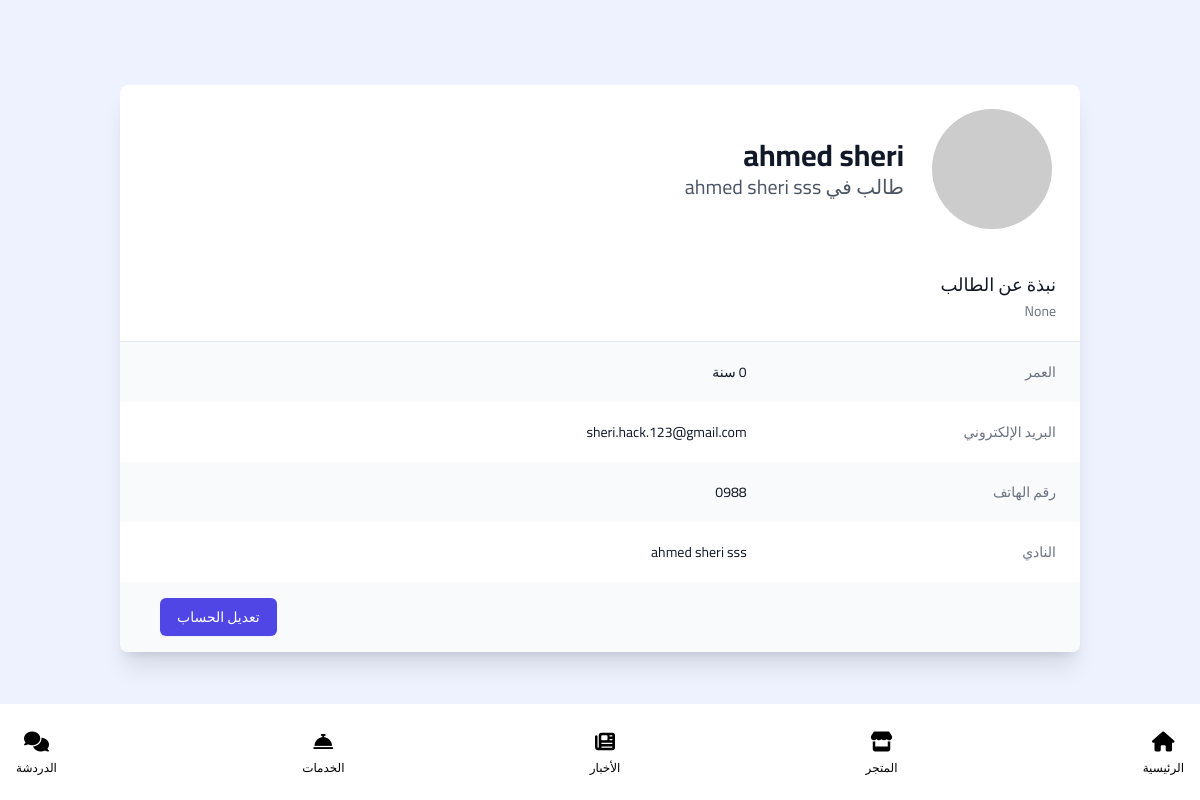
The page /Profile/7 (signed in) on the database its author committed.
### accounts/models.py (models this page shows, shortened)
class StudentProfile(models.Model):
    full_name = models.CharField(max_length=50)
    phone = models.CharField(max_length=50)
    birthday = models.DateField()
    has_subscription = models.BooleanField(default=False)
    subscription_start_date = models.DateTimeField(null=True, blank=True)
    subscription_end_date = models.DateTimeField(null=True, blank=True)
    about = models.TextField(null=True)
    club = models.ForeignKey('ClubsModel', on_delete=models.SET_NULL, null=True)
    creation_date = models.DateTimeField(auto_now_add=True)
    def age(self):
        age = int(((timezone.now().date()-self.birthday).days) / 365)
        return age

class ClubsModel(models.Model):
    name = models.CharField(max_length=250, null=True, verbose_name="اسم الاكادمية")
    club_profile_image_base64 = models.TextField(blank=True, null=True)
    desc = models.CharField(max_length=255, null=True, verbose_name="وصف قصير")
    about = models.TextField(max_length=255, null=True, verbose_name="نبذة")
    city = models.CharField(max_length=255, choices = citys, null=True, verbose_name="المدينة")
    district = models.CharField(max_length=250, null=True, verbose_name="الحي")
    street = models.CharField(max_length=250, null=True, verbose_name="الشارع")
    creation_date = models.DateTimeField(auto_now_add=True)

class UserProfile(models.Model):
    user = models.OneToOneField(User, on_delete=models.CASCADE)
    profile_image_base64 = models.TextField(blank=True, null=True)
    account_type = models.CharField(max_length=250, choices=AccountTypeChoices)
    creation_date = models.DateTimeField(auto_now_add=True)
    director_profile = models.ForeignKey('DirectorProfile', on_delete=models.SET_NULL, null=True, blank=True)
    student_profile = models.ForeignKey('StudentProfile', on_delete=models.SET_NULL, null=True, blank=True)
    Coach_profile = models.ForeignKey('CoachProfile', on_delete=models.SET_NULL, null=True, blank=True)
    is_active = models.BooleanField(default=False)
    last_active_datetime = models.DateTimeField(null=True, blank=True)
    is_in_chat = models.BooleanField(default=False)

### pages/views.py (the view)
# urls.py: path('Profile/<int:id>', views.Profile, name='Profile'),
def Profile(request, id):
    is_club = request.GET.get('is_club')
    if is_club:
        return ViewClubProfile(request, id)
    else:
        user = User.objects.get(id=id)
        userprofile = user.userprofile
        if userprofile.account_type == '2':
            return ViewDirectorProfile(request, id)
        elif user.userprofile.account_type == '3':
            return ViewStudentProfile(request, id)
        elif user.userprofile.account_type == '4':
            return ViewCoachProfile(request, id)
        else:
            return redirect('index')

### messenger/templatetags/messenger_tags.py (called while the page is built)
@register.simple_tag
@stringfilter
def get_user_club(user_id):
    user = User.objects.get(id=user_id)
    club = getUserClub(user)
    return club

### messenger/views.py (called while the page is built)
def getUserClub(user):
    userprofile = user.userprofile
    if userprofile.account_type == '2':
        return userprofile.director_profile.club
    elif user.userprofile.account_type == '3':
        return userprofile.student_profile.club
    elif user.userprofile.account_type == '4':
        return userprofile.Coach_profile.club
    else:
        return None

### pages/views.py (called while the page is built)
def ViewStudentProfile(request, id):
    user = User.objects.get(id=id)
    userprofile = UserProfile.objects.get(user=user)
    student = userprofile.student_profile
    return render(request, 'accounts/profiles/Student/ViewStudentProfile.html', {'student':student, 'userprofile':userprofile})

### templates/accounts/profiles/Student/ViewStudentProfile.html
{% extends 'base_student.html' %} {% load static %} {% block content %}
<div class="bg-indigo-50 min-h-screen flex items-center">
  <div class="container mx-auto px-4 mb-16 sm:px-6 lg:px-8">
    <div class="bg-white shadow-xl rounded-lg overflow-hidden">
      <div class="px-4 py-5 sm:px-6">
        <div class="flex items-center">
          <div class="flex-shrink-0">
            <img
              class="h-32 w-32 rounded-full border-4 border-white"
              src="https://via.placeholder.com/128"
              alt="صورة الملف الشخصي للطالب"
            />
          </div>
          <div class="mr-6">
            <h1 class="text-3xl font-bold text-gray-900">{{ student.full_name }}</h1>
            <p class="text-xl text-gray-600">طالب في {{ student.club.name }}</p>
          </div>
        </div>
      </div>
      <div class="px-4 py-5 sm:px-6">
        <h3 class="text-lg leading-6 font-medium text-gray-900">
          نبذة عن الطالب
        </h3>
        <p class="mt-1 max-w-2xl text-sm text-gray-500">{{ student.about }}</p>
      </div>
      <div class="border-t border-gray-200">
        <dl>
          <div
            class="bg-gray-50 px-4 py-5 sm:grid sm:grid-cols-3 sm:gap-4 sm:px-6"
          >
            <dt class="text-sm font-medium text-gray-500">العمر</dt>
            <dd class="mt-1 text-sm text-gray-900 sm:mt-0 sm:col-span-2">
              {{ student.age }} سنة
            </dd>
          </div>
          <div
            class="bg-white px-4 py-5 sm:grid sm:grid-cols-3 sm:gap-4 sm:px-6"
          >
            <dt class="text-sm font-medium text-gray-500">البريد الإلكتروني</dt>
            <dd class="mt-1 text-sm text-gray-900 sm:mt-0 sm:col-span-2">
              {{ userprofile.user.email }}
            </dd>
          </div>
          <div
            class="bg-gray-50 px-4 py-5 sm:grid sm:grid-cols-3 sm:gap-4 sm:px-6"
          >
            <dt class="text-sm font-medium text-gray-500">رقم الهاتف</dt>
            <dd class="mt-1 text-sm text-gray-900 sm:mt-0 sm:col-span-2">
              {{ student.phone }}
            </dd>
          </div>
          <div
            class="bg-white px-4 py-5 sm:grid sm:grid-cols-3 sm:gap-4 sm:px-6"
          >
            <dt class="text-sm font-medium text-gray-500">النادي</dt>
            <dd class="mt-1 text-sm text-gray-900 sm:mt-0 sm:col-span-2">
              {{ student.club.name }}
            </dd>
          </div>
        </dl>
      </div>
      <div class="px-6 py-4 bg-gray-50 sm:px-10 flex justify-end">
        <a
          href="#"
          class="inline-flex justify-center py-2 px-4 border border-transparent shadow-sm text-sm font-medium rounded-md text-white bg-indigo-600 hover:bg-indigo-700 focus:outline-none focus:ring-2 focus:ring-offset-2 focus:ring-indigo-500 transition duration-150 ease-in-out"
        >
          تعديل الحساب
        </a>
      </div>
    </div>
  </div>
</div>
{% endblock %}

### templates/base_student.html (style rules this page uses)
body { font-family: "Cairo", sans-serif; }

### rows shown on the page
StudentProfile: full_name "ahmed sheri", club.name "ahmed sheri sss", about "None", phone "0988"
UserProfile: user.email "sheri.hack.123@gmail.com"
